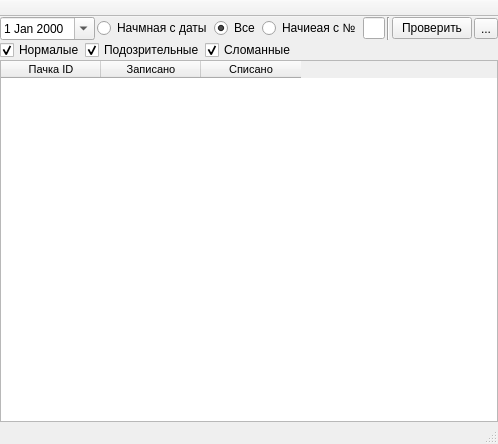
<?xml version="1.0" encoding="UTF-8"?>
<ui version="4.0">
 <class>MainWindow</class>
 <widget class="QMainWindow" name="MainWindow">
  <property name="geometry">
   <rect>
    <x>0</x>
    <y>0</y>
    <width>497</width>
    <height>444</height>
   </rect>
  </property>
  <property name="windowTitle">
   <string>Проверка складов фурнитуры</string>
  </property>
  <widget class="QWidget" name="centralwidget">
   <layout class="QGridLayout" name="gridLayout_2">
    <property name="leftMargin">
     <number>0</number>
    </property>
    <property name="topMargin">
     <number>0</number>
    </property>
    <property name="rightMargin">
     <number>0</number>
    </property>
    <property name="bottomMargin">
     <number>0</number>
    </property>
    <property name="spacing">
     <number>0</number>
    </property>
    <item row="0" column="0">
     <layout class="QGridLayout" name="gridLayout">
      <property name="spacing">
       <number>2</number>
      </property>
      <item row="0" column="0">
       <widget class="QDateEdit" name="de_date_from">
        <property name="calendarPopup">
         <bool>true</bool>
        </property>
       </widget>
      </item>
      <item row="0" column="4">
       <widget class="QLineEdit" name="le_cut_num">
        <property name="maximumSize">
         <size>
          <width>50</width>
          <height>16777215</height>
         </size>
        </property>
       </widget>
      </item>
      <item row="0" column="1">
       <widget class="QRadioButton" name="rb_filter_date">
        <property name="text">
         <string>Начмная с даты</string>
        </property>
       </widget>
      </item>
      <item row="0" column="6">
       <spacer name="horizontalSpacer">
        <property name="orientation">
         <enum>Qt::Horizontal</enum>
        </property>
        <property name="sizeHint" stdset="0">
         <size>
          <width>40</width>
          <height>20</height>
         </size>
        </property>
       </spacer>
      </item>
      <item row="0" column="7">
       <widget class="QPushButton" name="pushButton">
        <property name="text">
         <string>Проверить</string>
        </property>
       </widget>
      </item>
      <item row="0" column="3">
       <widget class="QRadioButton" name="rb_filter_num">
        <property name="text">
         <string>Начиеая с №</string>
        </property>
       </widget>
      </item>
      <item row="0" column="5">
       <widget class="Line" name="line">
        <property name="orientation">
         <enum>Qt::Vertical</enum>
        </property>
       </widget>
      </item>
      <item row="0" column="2">
       <widget class="QRadioButton" name="rb_filter_no">
        <property name="text">
         <string>Все</string>
        </property>
        <property name="checked">
         <bool>true</bool>
        </property>
       </widget>
      </item>
      <item row="0" column="8">
       <widget class="QToolButton" name="toolButton">
        <property name="text">
         <string>...</string>
        </property>
       </widget>
      </item>
     </layout>
    </item>
    <item row="2" column="0">
     <widget class="QTableWidget" name="tableWidget">
      <property name="font">
       <font>
        <family>Tahoma</family>
        <pointsize>8</pointsize>
       </font>
      </property>
      <property name="editTriggers">
       <set>QAbstractItemView::NoEditTriggers</set>
      </property>
      <property name="selectionBehavior">
       <enum>QAbstractItemView::SelectRows</enum>
      </property>
      <property name="sortingEnabled">
       <bool>true</bool>
      </property>
      <attribute name="verticalHeaderVisible">
       <bool>false</bool>
      </attribute>
      <attribute name="verticalHeaderDefaultSectionSize">
       <number>20</number>
      </attribute>
      <attribute name="verticalHeaderMinimumSectionSize">
       <number>18</number>
      </attribute>
      <column>
       <property name="text">
        <string>Пачка ID</string>
       </property>
      </column>
      <column>
       <property name="text">
        <string>Записано</string>
       </property>
      </column>
      <column>
       <property name="text">
        <string>Списано</string>
       </property>
      </column>
     </widget>
    </item>
    <item row="1" column="0">
     <layout class="QHBoxLayout" name="horizontalLayout_2">
      <property name="spacing">
       <number>0</number>
      </property>
      <item>
       <widget class="QCheckBox" name="cb_good">
        <property name="text">
         <string>Нормалые</string>
        </property>
        <property name="checked">
         <bool>true</bool>
        </property>
       </widget>
      </item>
      <item>
       <widget class="QCheckBox" name="cb_waring">
        <property name="text">
         <string>Подозрительные</string>
        </property>
        <property name="checked">
         <bool>true</bool>
        </property>
       </widget>
      </item>
      <item>
       <widget class="QCheckBox" name="cb_error">
        <property name="text">
         <string>Сломанные</string>
        </property>
        <property name="checked">
         <bool>true</bool>
        </property>
       </widget>
      </item>
      <item>
       <spacer name="horizontalSpacer_2">
        <property name="orientation">
         <enum>Qt::Horizontal</enum>
        </property>
        <property name="sizeHint" stdset="0">
         <size>
          <width>40</width>
          <height>20</height>
         </size>
        </property>
       </spacer>
      </item>
     </layout>
    </item>
   </layout>
  </widget>
  <widget class="QStatusBar" name="statusBar"/>
  <widget class="QToolBar" name="toolBar">
   <property name="windowTitle">
    <string>toolBar</string>
   </property>
   <property name="movable">
    <bool>false</bool>
   </property>
   <attribute name="toolBarArea">
    <enum>TopToolBarArea</enum>
   </attribute>
   <attribute name="toolBarBreak">
    <bool>false</bool>
   </attribute>
  </widget>
 </widget>
 <resources/>
 <connections>
  <connection>
   <sender>pushButton</sender>
   <signal>clicked()</signal>
   <receiver>MainWindow</receiver>
   <slot>ui_test()</slot>
   <hints>
    <hint type="sourcelabel">
     <x>487</x>
     <y>21</y>
    </hint>
    <hint type="destinationlabel">
     <x>478</x>
     <y>0</y>
    </hint>
   </hints>
  </connection>
  <connection>
   <sender>toolButton</sender>
   <signal>clicked()</signal>
   <receiver>MainWindow</receiver>
   <slot>ui_view_transaction()</slot>
   <hints>
    <hint type="sourcelabel">
     <x>577</x>
     <y>22</y>
    </hint>
    <hint type="destinationlabel">
     <x>582</x>
     <y>22</y>
    </hint>
   </hints>
  </connection>
  <connection>
   <sender>tableWidget</sender>
   <signal>cellDoubleClicked(int,int)</signal>
   <receiver>MainWindow</receiver>
   <slot>ui_select_cut()</slot>
   <hints>
    <hint type="sourcelabel">
     <x>539</x>
     <y>201</y>
    </hint>
    <hint type="destinationlabel">
     <x>582</x>
     <y>208</y>
    </hint>
   </hints>
  </connection>
  <connection>
   <sender>cb_good</sender>
   <signal>clicked()</signal>
   <receiver>MainWindow</receiver>
   <slot>ui_filter_table()</slot>
   <hints>
    <hint type="sourcelabel">
     <x>15</x>
     <y>50</y>
    </hint>
    <hint type="destinationlabel">
     <x>60</x>
     <y>-75</y>
    </hint>
   </hints>
  </connection>
  <connection>
   <sender>cb_waring</sender>
   <signal>clicked()</signal>
   <receiver>MainWindow</receiver>
   <slot>ui_filter_table()</slot>
   <hints>
    <hint type="sourcelabel">
     <x>126</x>
     <y>46</y>
    </hint>
    <hint type="destinationlabel">
     <x>138</x>
     <y>-100</y>
    </hint>
   </hints>
  </connection>
  <connection>
   <sender>cb_error</sender>
   <signal>clicked()</signal>
   <receiver>MainWindow</receiver>
   <slot>ui_filter_table()</slot>
   <hints>
    <hint type="sourcelabel">
     <x>218</x>
     <y>44</y>
    </hint>
    <hint type="destinationlabel">
     <x>245</x>
     <y>-108</y>
    </hint>
   </hints>
  </connection>
 </connections>
 <slots>
  <slot>ui_test()</slot>
  <slot>ui_view_transaction()</slot>
  <slot>ui_select_cut()</slot>
  <slot>ui_filter_table()</slot>
 </slots>
</ui>
